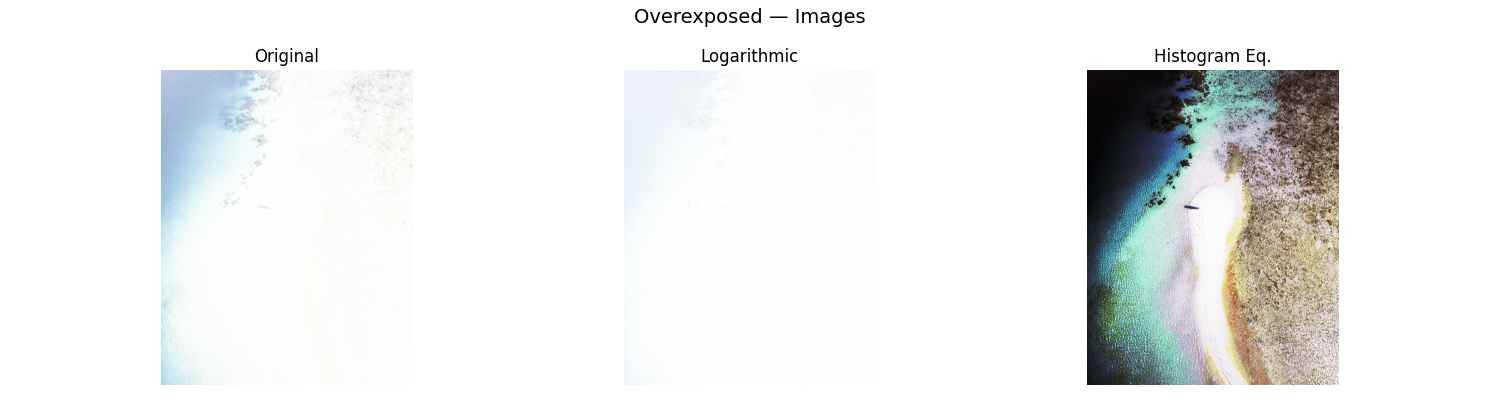
#> input picture lab2-blending-modes/src/output/overexposed_images.png, 1500 x 400 px, given in place of Underexposed.jpg, which was not available
$ python main.py
#> lines starting #> are read from the running program, lines starting #| are printed output that depends on the picture; pictures that were not available may be replaced by others from this repository, and a replacement may not be noted
### lab2-blending-modes/src/contrast_correction.py
# Matthew Harris
# 241ADB166
# Homework Assignment 2
# Logarithmic correction: 𝐼𝑛𝑒𝑤 = 𝑐 ⋅ log(1 + 𝐼𝑜𝑙𝑑)
# Histogram equalization:
#   1. Calculate the cumulative distribution (CDF - Cumulative Distribution Function)
#   2. Normalize the values so that they cover the range [0, 255]
#   3. Replace the original pixel values with the new ones

import numpy as np
import cv2


def logarithmic_correction(img):
    A = img.astype(np.float32)
    c = 255 / np.log(1 + 255)  # scaling constant so output stays in 0-255 range
    corrected = c * np.log(1 + A)
    return corrected.astype(np.uint8)


def histogram_equalization(img):
    # split image into 3 color channels. Creates a tuple of 2D arrays for B, G, R (H, W)
    channels = cv2.split(img)
    equalized = []

    # loops through each of the 3 color channels one by one B -> G -> R
    for ch in channels:
        # hist stores the frequency of each intensity value (0-255)
        hist, bins = np.histogram(ch.flatten(), 256, [0, 256])

        # running tally of hist[i] values that reveals where pixels are concentrated
        cdf = hist.cumsum()

        # shift curve to start at 0, then normalize so max value becomes 255
        cdf_normalized = (cdf - cdf.min()) * 255 / (cdf.max() - cdf.min())
        cdf_normalized = cdf_normalized.astype(np.uint8)

        # replace each pixel's old intensity with its new equalized intensity
        equalized.append(cdf_normalized[ch])

    # merge all three layers back into a color image
    return cv2.merge(equalized)

### lab2-blending-modes/src/main.py
# Matthew Harris
# 241ADB166
# Homework Assignment 2

import cv2
import matplotlib.pyplot as plt
from contrast_correction import logarithmic_correction, histogram_equalization

underexposed = cv2.imread("/Users/Matt/Desktop/Lab_2_Images/Underexposed.jpg")
#> underexposed is the input picture: shape (400, 1500, 3); mean B, G, R 237.4, 237.9, 236.5
overexposed = cv2.imread("/Users/Matt/Desktop/Lab_2_Images/Overexposed.jpg")
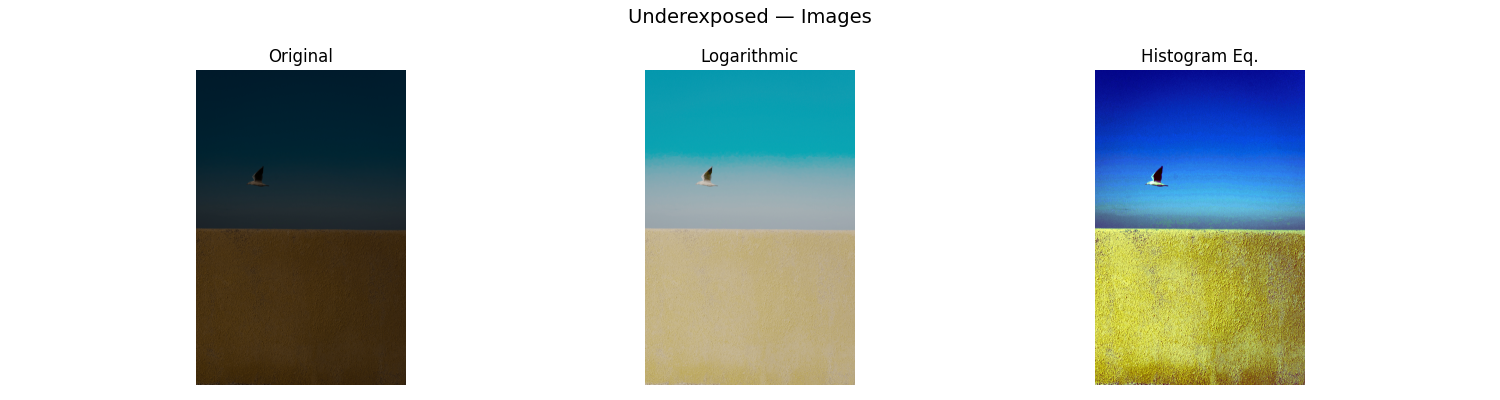
#> input picture lab2-blending-modes/src/output/underexposed_images.png, 1500 x 400 px, given in place of Overexposed.jpg, which was not available
#> overexposed is the input picture: shape (400, 1500, 3); mean B, G, R 204.8, 207.4, 199.9
grayish = cv2.imread("/Users/Matt/Desktop/Lab_2_Images/Grayish.jpg")

images = {
    "Underexposed": underexposed,
    "Overexposed":  overexposed,
    "Grayish":      grayish,
}

for name, img in images.items():
    log_corrected  = logarithmic_correction(img)
    hist_equalized = histogram_equalization(img)

    # ── Plot original + corrected images ─────────────────────────────────────
    fig, axes = plt.subplots(1, 3, figsize=(15, 4))
    fig.suptitle(f"{name} — Images", fontsize=14)

    for ax, image, title in zip(axes,
                                [img, log_corrected, hist_equalized],
                                ["Original", "Logarithmic", "Histogram Eq."]):
        ax.imshow(cv2.cvtColor(image, cv2.COLOR_BGR2RGB))
        ax.set_title(title)
        ax.axis("off")

    plt.tight_layout()
    plt.savefig(f"output/{name.lower()}_images.png")
    plt.show()

    # ── Plot histograms ───────────────────────────────────────────────────────
    fig, axes = plt.subplots(1, 3, figsize=(15, 4))
    fig.suptitle(f"{name} — Histograms", fontsize=14)

    for ax, image, title in zip(axes,
                                [img, log_corrected, hist_equalized],
                                ["Original", "Logarithmic", "Histogram Eq."]):
        for i, color in enumerate(["b", "g", "r"]):
            hist_vals = cv2.calcHist([image], [i], None, [256], [0, 256])
            ax.plot(hist_vals, color=color)
        ax.set_title(title)
        ax.set_xlim([0, 256])

    plt.tight_layout()
    plt.savefig(f"output/{name.lower()}_histograms.png")
    plt.show()
#> this loop made 3 passes
#> name on passes 1 to 3: 'Underexposed', 'Overexposed', 'Grayish'
#> pass 1, in logarithmic_correction, `corrected = c * np.log(1 + A)`:
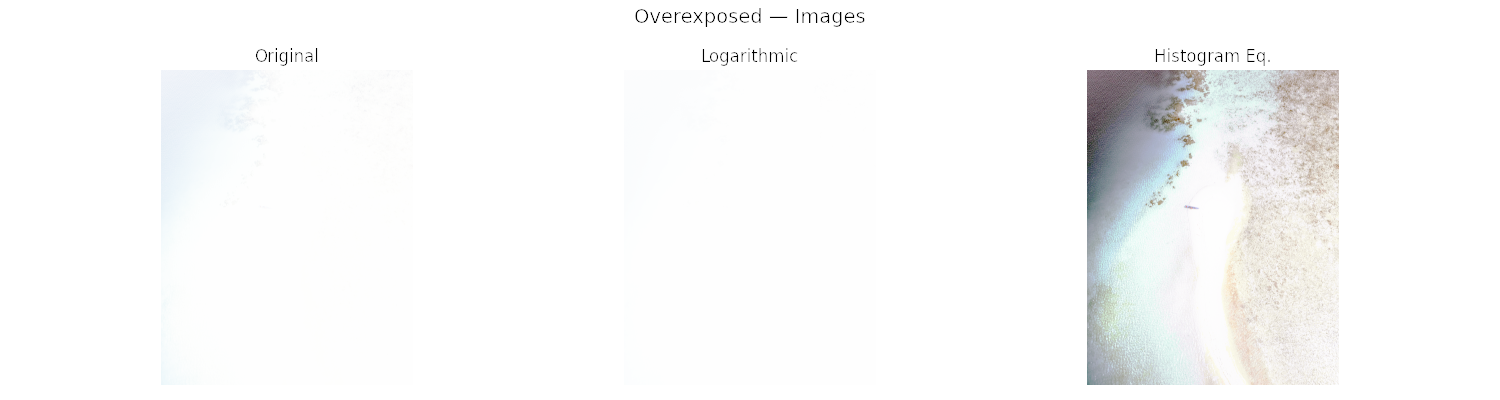
#> corrected: shape (400, 1500, 3) float32; mean B, G, R 249.9, 249.9, 249.5
#> pass 1, `hist_equalized = histogram_equalization(img)`:
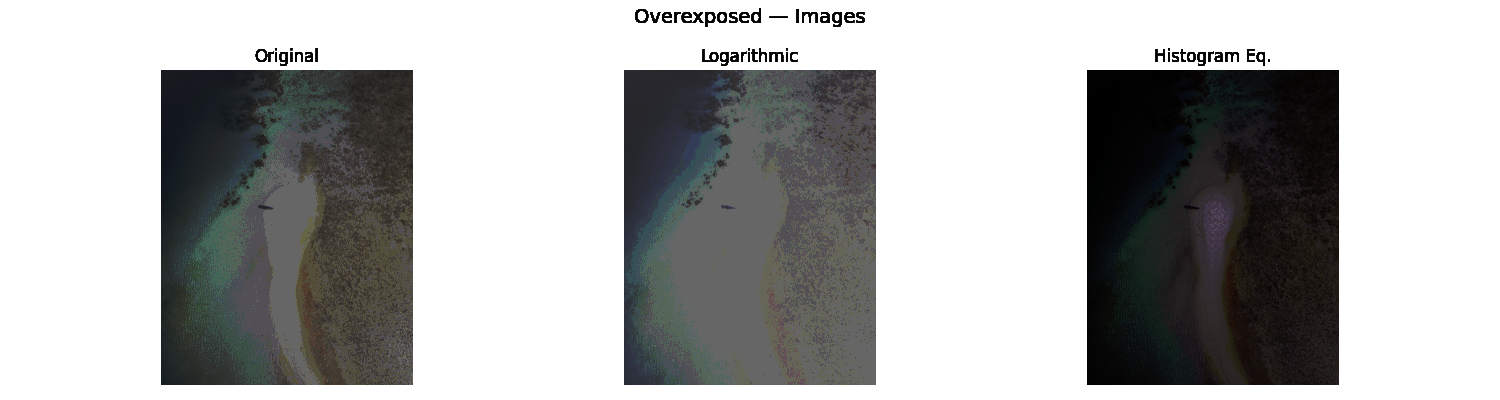
#> hist_equalized: shape (400, 1500, 3); mean B, G, R 174.3, 174.7, 174.3
#> pass 1, `plt.savefig(f"output/{name.lower()}_images.png")`:
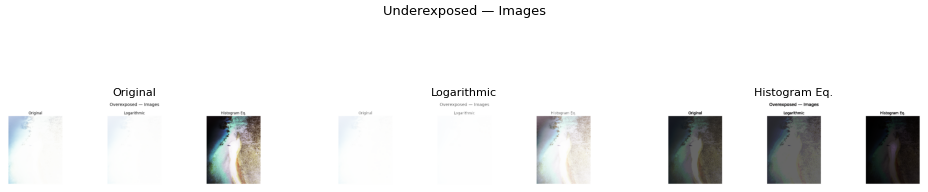
#> figure drawn by matplotlib, 3 panels
#> pass 1, `plt.savefig(f"output/{name.lower()}_histograms.png")`:
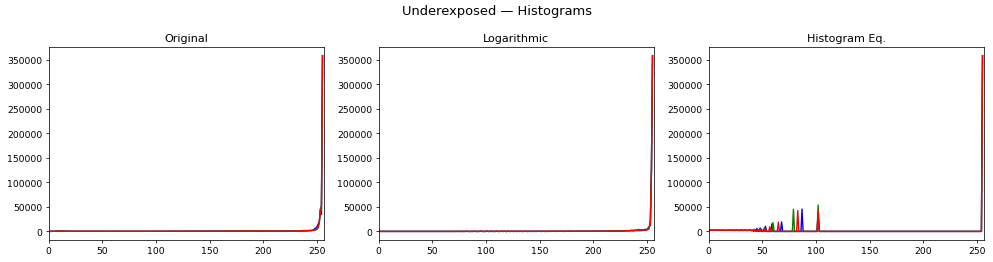
#> figure drawn by matplotlib, 3 panels; panel 1: curve peaks at x = 255, y = 358760; panel 1: curve peaks at x = 255, y = 358760; panel 1: curve peaks at x = 255, y = 358760; panel 2: curve peaks at x = 255, y = 358760
#> pass 2, `plt.savefig(f"output/{name.lower()}_histograms.png")`:
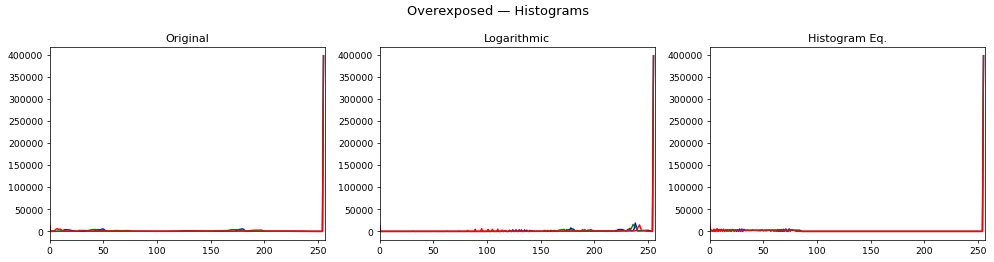
#> figure drawn by matplotlib, 3 panels; panel 1: curve peaks at x = 255, y = 398378; panel 1: curve peaks at x = 255, y = 398378; panel 1: curve peaks at x = 255, y = 398378; panel 2: curve peaks at x = 255, y = 398378
#> after the loop:
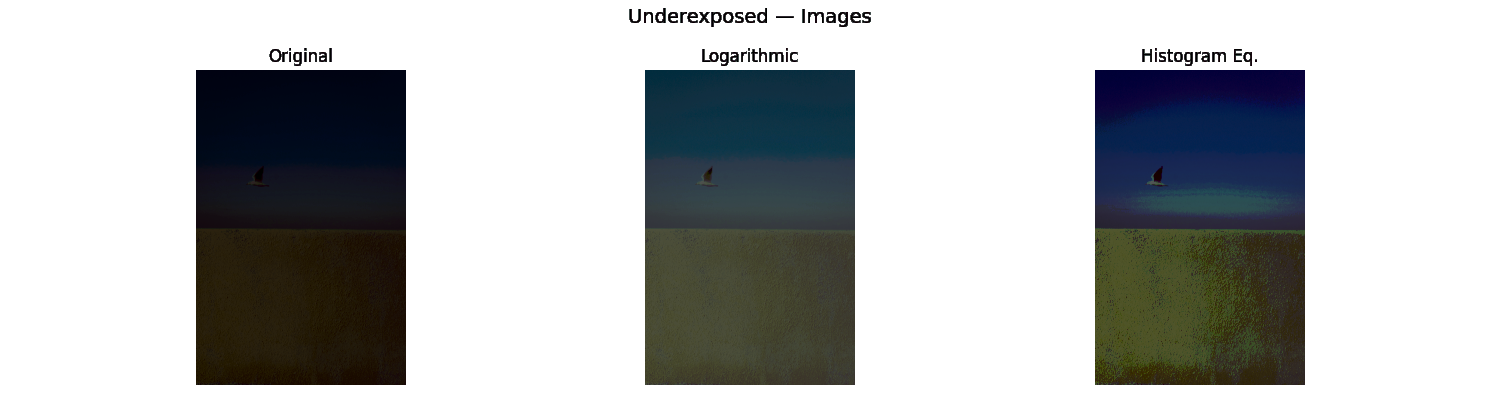
#> image: shape (400, 1500, 3); mean B, G, R 183.6, 183.6, 181.6
